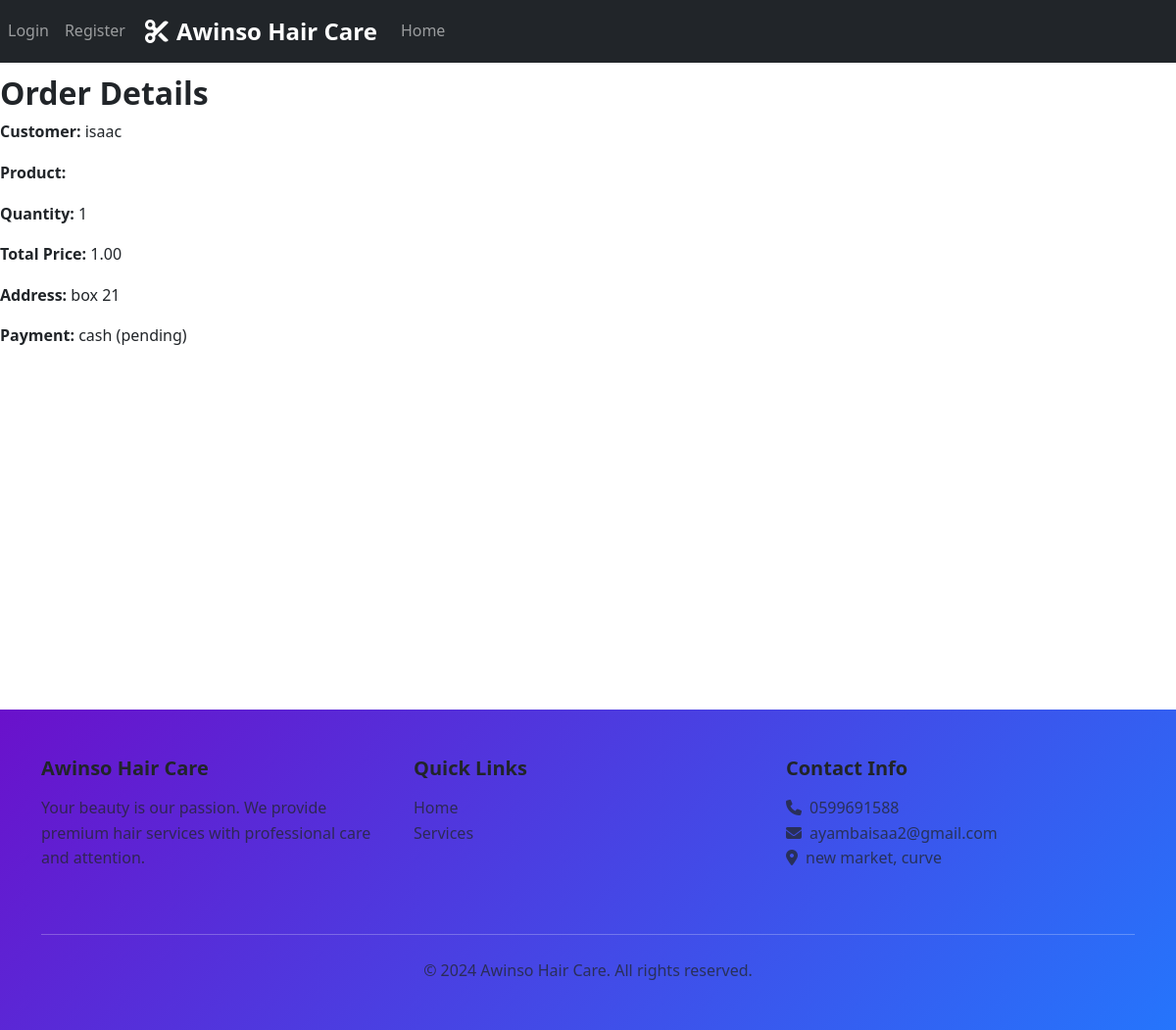
The app's page /order/9/ with its own data.
### salon/models.py (models this page shows, shortened)
class ProductOrder(models.Model):
    PAYMENT_METHOD_CHOICES = [
        ('cash', 'Cash on Delivery'),
        ('momo', 'Mobile Money'),
    ]
    customer_name = models.CharField(max_length=100)
    customer_phone = models.CharField(max_length=15)
    customer_email = models.EmailField(blank=True, null=True)
    customer_address = models.TextField(blank=True, null=True)
    product_name = models.CharField(max_length=200)
    quantity = models.PositiveIntegerField(default=1)
    total_price = models.DecimalField(max_digits=10, decimal_places=2)
    notes = models.TextField(blank=True, null=True)
    payment_method = models.CharField(
        max_length=20,
        choices=PAYMENT_METHOD_CHOICES,
        default='cash'
    )
    payment_status = models.CharField(
        max_length=10,
        choices=[('pending', 'Pending'), ('paid', 'Paid')],
        default='pending'
    )
    user = models.ForeignKey(
        settings.AUTH_USER_MODEL,
        null=True,
        blank=True,
        on_delete=models.SET_NULL,
        related_name='product_orders'
    )
    created_at = models.DateTimeField(auto_now_add=True)  # if not already present
    order_date = models.DateTimeField(auto_now_add=True)
    subservice = models.ForeignKey(SubService, on_delete=models.SET_NULL, null=True, blank=True)
    class Meta:
        ordering = ['-order_date']
        verbose_name = "Product Order"
        verbose_name_plural = "Product Orders"

### salon/views.py (the view)
# urls.py: path('order/<int:order_id>/', views.view_order, name='view_order'),
def view_order(request, order_id):
    order = get_object_or_404(ProductOrder, id=order_id)
    return render(request, 'view_order.html', {'order': order})

### templates/view_order.html (shortened to what this page needs)
{% extends "base.html" %}
{% block content %}
<h2>Order Details</h2>
<p><strong>Customer:</strong> {{ order.customer_name }}</p>
<p><strong>Product:</strong> {{ order.product_name }}</p>
<p><strong>Quantity:</strong> {{ order.quantity }}</p>
<p><strong>Total Price:</strong> {{ order.total_price }}</p>
<p><strong>Address:</strong> {{ order.customer_address }}</p>
<p><strong>Payment:</strong> {{ order.payment_method }} ({{ order.payment_status }})</p>
{% endblock %}

### static/css/style.css (style rules this page uses)
:root { --primary-color: #6f42c1; --primary-dark: #5a32a3; --secondary-color: #6c757d; --success-color: #198754; --danger-color: #dc3545; --warning-color: #ffc107; --info-color: #0dcaf0; --light-color: #f8f9fa; --dark-color: #212529; --border-radius: 12px; --transition-time: 0.3s ease; }
body { font-family: 'Segoe UI', Tahoma, Geneva, Verdana, sans-serif; line-height: 1.6; color: var(--dark-color); padding-top: 76px; }
h1, h2, h3, h4, h5, h6 { font-weight: 700; color: var(--dark-color); }

### records on screen
ProductOrder: customer_name "isaac", quantity "1", total_price "1.00", customer_address "box 21", payment_method "cash", payment_status "pending"
